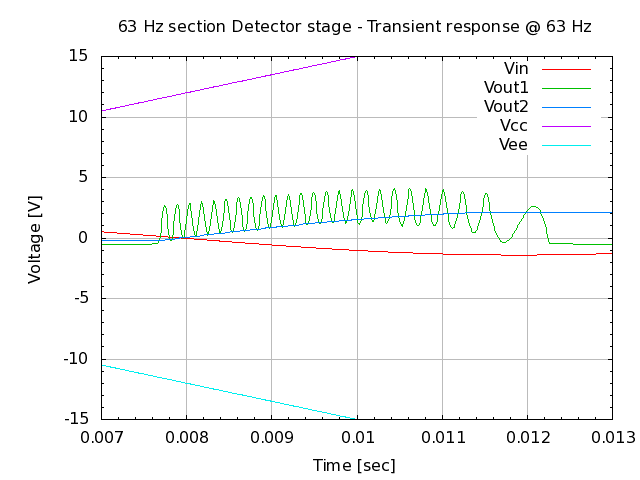

Write the gnuplot code that produced this figure.
# setup terminal
set term png

# setup graph
set output "26.000.00.02.24-4.png"
set title "63 Hz section Detector stage - Transient response @ 63 Hz"

# setup Y-axis
set yrange [-15:15]
set grid ytics lt 1 lw 1 lc rgb "#bbbbbb"
set mytics
set ylabel "Voltage [V]"

# setup X-axis
set grid xtics lt 1 lw 1 lc rgb "#bbbbbb"
set mxtics
set xrange [0.007:0.013]
set xlabel "Time [sec]"

# setup plot style
set style data lines
plot '26.000.00.02.24.dat' using 1:2 title "Vin", \
     '26.000.00.02.24.dat' using 1:3 title "Vout1", \
     '26.000.00.02.24.dat' using 1:4 title "Vout2", \
     '26.000.00.02.24.dat' using 1:5 title "Vcc", \
     '26.000.00.02.24.dat' using 1:6 title "Vee"

# set output back to default
set output

# reset terminal type
set terminal pop
